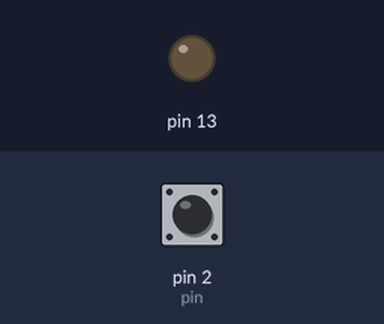
A sketch run on a simulated Arduino Uno, built with avr-gcc and run on an emulated ATmega328P. Parts: output pins drawn as LEDs (lit = HIGH). The inputs (shaded band) are chosen by the test bench; at power-on: pin 2 (pin) HIGH.

Above: at 1.2 s.
1.3 s: pin 2 (pin) pulled LOW for 0.15 s
At 1.37 s:
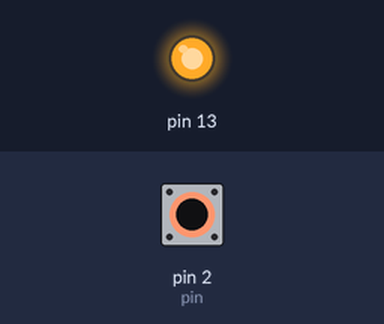
2.9 s: pin 2 (pin) pulled LOW for 3.2 s
At 6.4 s:
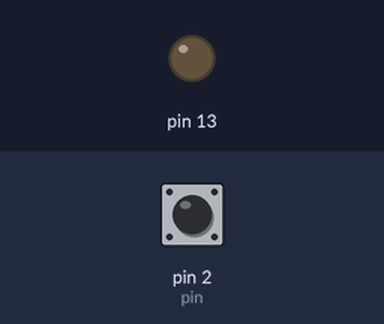
Timing chart, 0 to 7.9 s (numbered marks = the images above; inputs shaded):
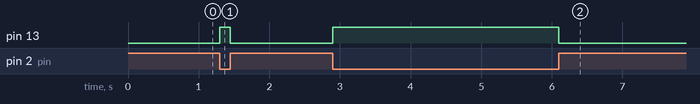

The sketch:

file42.ino
```cpp
int pin = 2;
volatile int state = LOW;
void setup() {
 pinMode(13, OUTPUT);
 pinMode(2,INPUT_PULLUP);
 attachInterrupt(digitalPinToInterrupt(pin), blink, CHANGE);
}
void loop() {
 digitalWrite(13, state);
 Serial.println(state);
}
void blink() {
 state = !state;
}
```

Measured:
- after the input at 1.3 s, pin 13: LOW → HIGH at once, → LOW 0.15 s later
- after the input at 2.9 s, pin 13: LOW → HIGH at once, → LOW 3.2 s later
